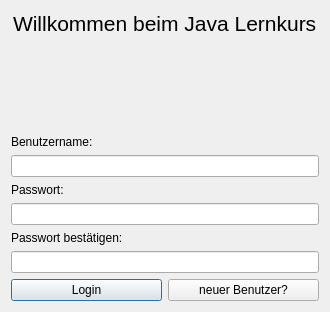
<?xml version="1.0" encoding="UTF-8"?>
<ui version="4.0">
 <class>UI_Dialog_Login</class>
 <widget class="QDialog" name="UI_Dialog_Login">
  <property name="geometry">
   <rect>
    <x>0</x>
    <y>0</y>
    <width>330</width>
    <height>312</height>
   </rect>
  </property>
  <property name="windowTitle">
   <string>Login zum Java Lernkurs</string>
  </property>
  <layout class="QVBoxLayout" name="verticalLayout">
   <item alignment="Qt::AlignHCenter">
    <widget class="QLabel" name="l_welcome_message">
     <property name="styleSheet">
      <string notr="true">font-size:16pt;</string>
     </property>
     <property name="locale">
      <locale language="German" country="Germany"/>
     </property>
     <property name="text">
      <string>Willkommen beim Java Lernkurs</string>
     </property>
    </widget>
   </item>
   <item>
    <spacer name="verticalSpacer">
     <property name="orientation">
      <enum>Qt::Vertical</enum>
     </property>
     <property name="sizeHint" stdset="0">
      <size>
       <width>20</width>
       <height>40</height>
      </size>
     </property>
    </spacer>
   </item>
   <item>
    <widget class="QLabel" name="l_status_info">
     <property name="styleSheet">
      <string notr="true">font-size:13pt;color:rgb(255, 0, 0);</string>
     </property>
     <property name="text">
      <string/>
     </property>
    </widget>
   </item>
   <item>
    <spacer name="verticalSpacer_2">
     <property name="orientation">
      <enum>Qt::Vertical</enum>
     </property>
     <property name="sizeHint" stdset="0">
      <size>
       <width>20</width>
       <height>40</height>
      </size>
     </property>
    </spacer>
   </item>
   <item>
    <widget class="QLabel" name="l_username">
     <property name="locale">
      <locale language="German" country="Germany"/>
     </property>
     <property name="text">
      <string>Benutzername:</string>
     </property>
    </widget>
   </item>
   <item>
    <widget class="QLineEdit" name="lE_username">
     <property name="locale">
      <locale language="German" country="Germany"/>
     </property>
    </widget>
   </item>
   <item>
    <widget class="QLabel" name="l_password">
     <property name="locale">
      <locale language="German" country="Germany"/>
     </property>
     <property name="text">
      <string>Passwort:</string>
     </property>
    </widget>
   </item>
   <item>
    <widget class="QLineEdit" name="lE_password">
     <property name="locale">
      <locale language="German" country="Germany"/>
     </property>
     <property name="echoMode">
      <enum>QLineEdit::Password</enum>
     </property>
    </widget>
   </item>
   <item>
    <widget class="QLabel" name="l_confirm_password">
     <property name="locale">
      <locale language="German" country="Germany"/>
     </property>
     <property name="text">
      <string>Passwort bestätigen:</string>
     </property>
    </widget>
   </item>
   <item>
    <widget class="QLineEdit" name="lE_confirm_password">
     <property name="enabled">
      <bool>true</bool>
     </property>
     <property name="locale">
      <locale language="German" country="Germany"/>
     </property>
     <property name="echoMode">
      <enum>QLineEdit::Password</enum>
     </property>
    </widget>
   </item>
   <item>
    <layout class="QHBoxLayout" name="horizontalLayout">
     <item>
      <widget class="QPushButton" name="pB_login">
       <property name="locale">
        <locale language="German" country="Germany"/>
       </property>
       <property name="text">
        <string>Login</string>
       </property>
      </widget>
     </item>
     <item>
      <widget class="QPushButton" name="pB_new_user">
       <property name="locale">
        <locale language="German" country="Germany"/>
       </property>
       <property name="text">
        <string>neuer Benutzer?</string>
       </property>
      </widget>
     </item>
    </layout>
   </item>
  </layout>
 </widget>
 <resources/>
 <connections/>
</ui>
